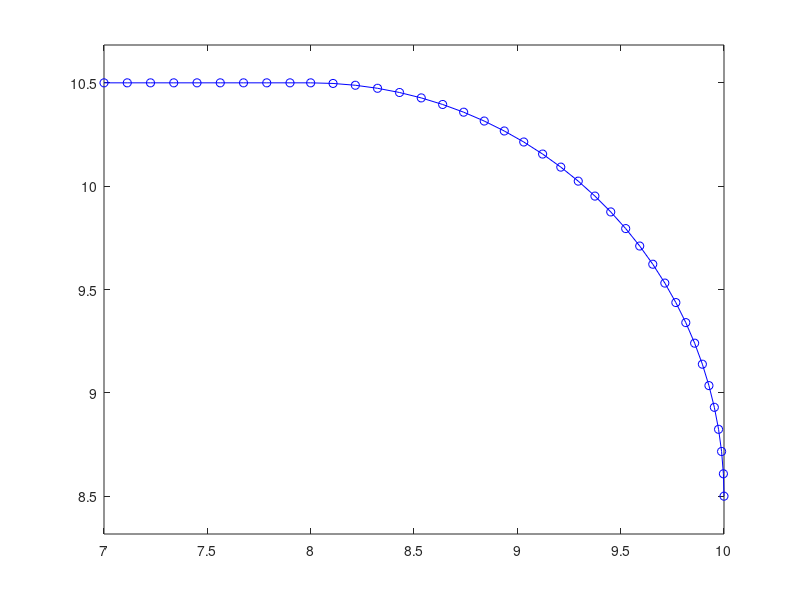

This chart was generated by the following MATLAB code:
clear all
close all

%% Recta
p1=9; %puntos
x1=7; x2=7.9; %coordenadas x inicial y final
y1=10.5; y2=10.5; %%coordenadas x inicial y final

  traj(:,1)=linspace(x1,x2,p1);
  traj(:,2)=linspace(y1,y2,p1);

%% Semicírculo
p2=30; %num de puntos
xin=[8 10.5];%coordenada inicial - no acabar y empezar en el mismo punto 
rad=2;
   freq=linspace(pi/2,0,p2); x=0; y=-rad;
   
for i=p1+1:p1+length(freq)
    traj(i,1)=rad*cos(freq(i-p1))+xin(1)+x;
    traj(i,2)=rad*sin(freq(i-p1))+xin(2)+y;
end


% p3=3;
% x1=0.5; x2=0.5;
% y1=0.5; y2=1.5;
% 
%   traj(p1+p2+1:p1+p2+p3,1)=linspace(x1,x2,p3);
%   traj(p1+p2+1:p1+p2+p3,2)=linspace(y1,y2,p3);

% 
% p4=10;
% xin=[0.5 -5.5];
%  freq=linspace(-pi/2,0,p4); x=0; y=rad;
%  
%  for i=p1+p2+p3+1:p1+p2+p3+length(freq)
%     traj(i,1)=rad*cos(freq(i-p1-p2-p3))+xin(1)+x;
%     traj(i,2)=rad*sin(freq(i-p1-p2-p3))+xin(2)+y;
%  end
% 
% p5=20;
% x1=2; x2=2;
% y1=-4; y2=0;
% 
%   traj(p1+p2+p3+p4+1:p1+p2+p3+p4+p5,1)=linspace(x1,x2,p5);
%   traj(p1+p2+p3+p4+1:p1+p2+p3+p4+p5,2)=linspace(y1,y2,p5);


 
  
  
 
figure(1)
plot(traj(:,1),traj(:,2),'b-o')
axis equal
%% 
% time=[0:0.1:73];
% robot_traj=[  10 10;
%   10 60;
%   80 80;
%   50 10 ];
% 
% gl=interp1( linspace(0, 73, size(robot_traj,1)), robot_traj, time);
% figure(1)
%  plot(gl(:,1),gl(:,2),'b:o')